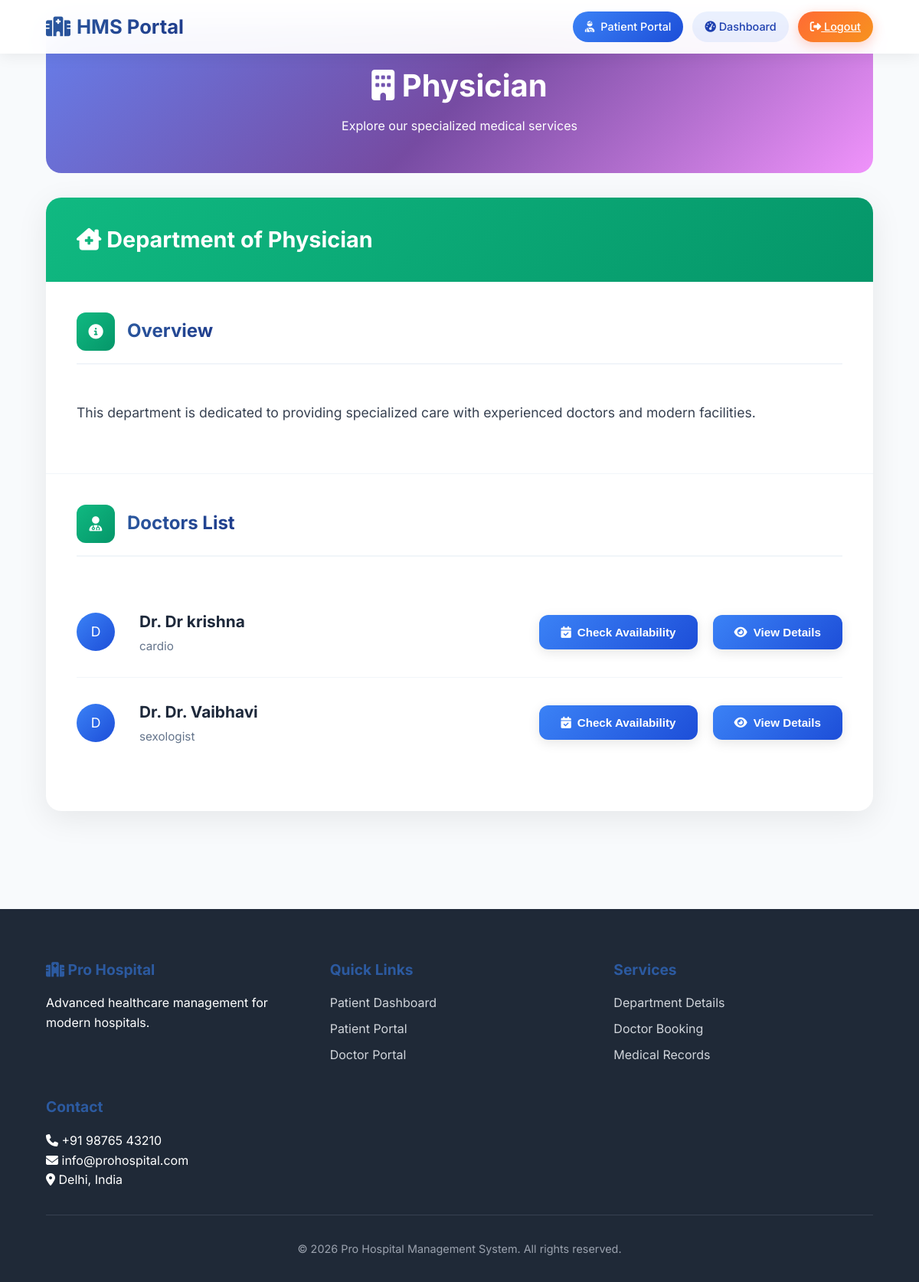
Before: /patient/department_details/3 (signed in) with the older database file.
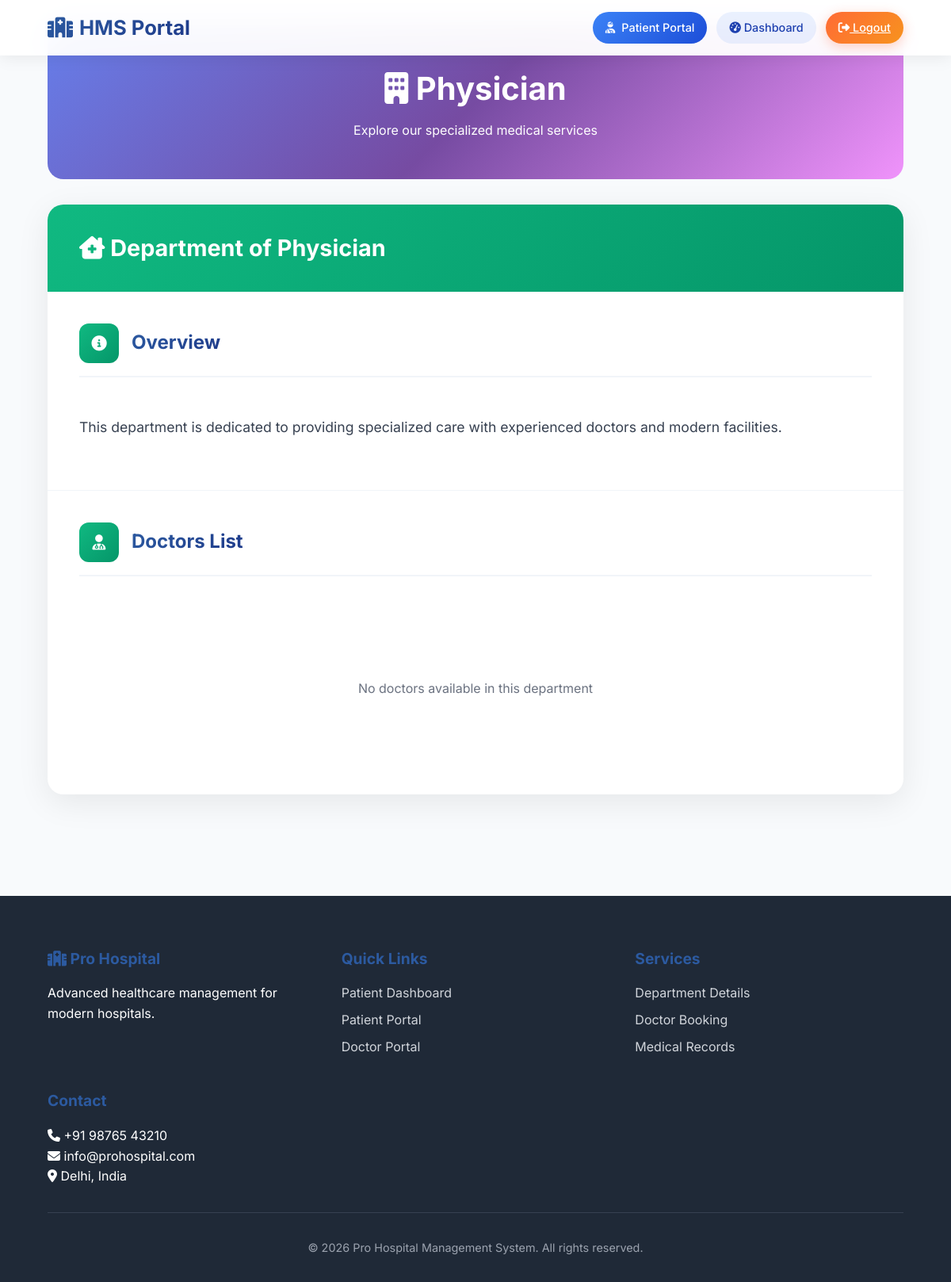
After: the same page with the newer database file.
### models.py (models this page shows)
class Department(db.Model):
    id = db.Column(db.Integer,primary_key = True, unique=True)
    dept_name = db.Column(db.String(100), nullable=False)
    location = db.Column(db.String(100),nullable=False)
    doctors = db.relationship('Doctor', backref='department', lazy=True)

class Doctor(db.Model, UserMixin):
    id = db.Column(db.Integer,primary_key = True, unique=True)
    doc_name = db.Column(db.String(100), nullable=False)
    speciality = db.Column(db.String(100),nullable=False)
    doc_email = db.Column(db.String(100), unique=True, nullable=False)
    doc_phone = db.Column(db.String(10), unique=True, nullable=False)
    doc_password = db.Column(db.String(16), nullable = False)
    department_id = db.Column(db.Integer, db.ForeignKey('department.id'), nullable=False)
    appointments = db.relationship('Appointment', backref='doctor', lazy=True)

### app.py (the view)
@app.route('/patient/department_details/<int:department_id>')
@login_required
def department_details(department_id):
    if not isinstance(current_user,Patient):
        abort(403)
    department = Department.query.get_or_404(department_id)
    speciality = request.args.get('speciality')
    if speciality:
        doctors = Doctor.query.filter(Doctor.department_id == department_id, Doctor.speciality == speciality).all()
    else:
        doctors = Doctor.query.filter_by(department_id=department_id).all()
    return render_template('./patient/department_details.html',department=department, doctors=doctors)

### app.py (called while the page is built)
@loginmanager.user_loader
def load_user(user_id):
     return (
         Admin.query.get(int(user_id)) or
         Doctor.query.get(int(user_id)) or
         Patient.query.get(int(user_id))
     )

### templates/patient/department_details.html (shortened to what this page needs)
<!DOCTYPE html>
<html lang="en">
<head>
    <link href="https://cdnjs.cloudflare.com/ajax/libs/font-awesome/6.4.0/css/all.min.css" rel="stylesheet">
</head>
<body>
    <nav class="navbar">
        <div class="logo">
            <i class="fas fa-hospital"></i> HMS Portal
        </div>
        <div class="nav-actions">
            <a href="#" class="user-profile">
                <i class="fas fa-user-injured"></i>
                Patient Portal
            </a>
            <div class="nav-links">
                <a href="{{ url_for('patient_dashboard') }}" class="nav-link">
                    <i class="fas fa-tachometer-alt"></i> Dashboard
                </a>
            </div>
            <a href="{{ url_for('patient_logout') }}" class="logout-btn">
                <i class="fas fa-sign-out-alt"></i> Logout
            </a>
        </div>
    </nav>
    <div class="main-content">
        <section class="page-hero">
            <h1><i class="fas fa-building"></i> {{ department.dept_name }}</h1>
            <p>Explore our specialized medical services</p>
        </section>
        <div class="department-container">
            <div class="department-header">
                <div class="dept-title">
                    <i class="fas fa-clinic-medical"></i> Department of {{ department.dept_name }}
                </div>
            </div>
            <div class="card">
                <div class="card-header">
                    <div class="card-icon">
                        <i class="fas fa-info-circle"></i>
                    </div>
                    <h3 class="card-title">Overview</h3>
                </div>
                <div class="overview-text">
                    {{ department.description or
                    "This department is dedicated to providing specialized care with experienced doctors and modern facilities." }}
                </div>
            </div>
            <div class="card">
                <div class="card-header">
                    <div class="card-icon">
                        <i class="fas fa-user-md"></i>
                    </div>
                    <h3 class="card-title">Doctors List</h3>
                </div>
                <div class="doctors-list">
                    {% for doctor in doctors %}
                    <div class="doctor-card">
                        <div style="display: flex; align-items: center; gap: 1rem;">
                            <div class="doctor-avatar">
                                {{ doctor.doc_name[0] | upper }}
                            </div>
                            <div class="doctor-info">
                                <div class="doctor-name">
                                    Dr. {{ doctor.doc_name }}
                                </div>
                                <div class="doctor-specialty">
                                    {{ doctor.speciality or 'Specialist' }}
                                </div>
                            </div>
                        </div>
                        <div class="actions">
                            <a href="{{ url_for('check_availabity', doctor_id=doctor.id) }}">
                                <button class="btn btn-primary">
                                    <i class="fas fa-calendar-check"></i> Check Availability
                                </button>
                            </a>
                            <a href="{{ url_for('view_details', doctor_id=doctor.id) }}">
                                <button class="btn btn-primary">
                                    <i class="fas fa-eye"></i> View Details
                                </button>
                            </a>
                        </div>
                    </div>
                    {% else %}
                    <div class="empty-state">
                        <p>No doctors available in this department</p>
                    </div>
                    {% endfor %}
                </div>
            </div>
        </div>
    </div>
    <footer class="footer">
        <div class="footer-content">
            <div class="footer-section">
                <h3><i class="fas fa-hospital"></i> Pro Hospital</h3>
                <p>Advanced healthcare management for modern hospitals.</p>
            </div>
            <div class="footer-section">
                <h3>Quick Links</h3>
                <a href="{{ url_for('patient_dashboard') }}">Patient Dashboard</a>
                <a href="/patient/login">Patient Portal</a>
                <a href="/doctor/login">Doctor Portal</a>
            </div>
            <div class="footer-section">
                <h3>Services</h3>
                <a href="#">Department Details</a>
                <a href="#">Doctor Booking</a>
                <a href="#">Medical Records</a>
            </div>
            <div class="footer-section">
                <h3>Contact</h3>
                <p><i class="fas fa-phone"></i> +91 98765 43210</p>
                <p><i class="fas fa-envelope"></i> info@prohospital.com</p>
                <p><i class="fas fa-map-marker-alt"></i> Delhi, India</p>
            </div>
        </div>
        <div class="footer-bottom">
            <p>&copy; 2026 Pro Hospital Management System. All rights reserved.</p>
        </div>
    </footer>
</body>
</html>

### templates/patient/department_details.html (style rules this page uses)
* { margin: 0; padding: 0; box-sizing: border-box; }
body { font-family: 'Inter', -apple-system, sans-serif; line-height: 1.6; overflow-x: hidden; background: #f8fafc; }
.navbar { position: fixed; top: 0; left: 0; right: 0; background: rgba(255, 255, 255, 0.95); backdrop-filter: blur(20px); z-index: 1000; padding: 0.5rem 5%; display: flex; justify-content: space-between; align-items: center; box-shadow: 0 2px 20px rgba(0,0,0,0.08); transition: all 0.3s ease; height: 70px; }
.logo { font-size: 1.6rem; font-weight: 700; background: linear-gradient(135deg, #2c5aa0, #1e3a8a); -webkit-background-clip: text; -webkit-text-fill-color: transparent; background-clip: text; display: flex; align-items: center; gap: 0.5rem; }
.nav-actions { display: flex; align-items: center; gap: 0.75rem; }
.user-profile { display: flex; align-items: center; gap: 0.5rem; background: linear-gradient(135deg, #3b82f6, #1d4ed8); color: white; padding: 0.5rem 1rem; border-radius: 25px; font-weight: 500; font-size: 0.9rem; text-decoration: none; transition: all 0.3s ease; }
.nav-links { display: flex; gap: 1rem; }
.nav-link { color: #1e40af; text-decoration: none; font-weight: 500; font-size: 0.9rem; padding: 0.5rem 1rem; border-radius: 25px; background: rgba(59,130,246,0.1); transition: all 0.3s ease; }
.logout-btn { background: linear-gradient(135deg, #ff6b35, #f7931e); color: white; padding: 0.5rem 1rem; border: none; border-radius: 25px; font-weight: 500; font-size: 0.9rem; cursor: pointer; transition: all 0.3s ease; box-shadow: 0 4px 15px rgba(255,107,53,0.3); }
.main-content { padding-top: 80px; padding: 2rem 5%; max-width: 1400px; margin: 0 auto; }
.page-hero { background: linear-gradient(135deg, #667eea 0%, #764ba2 50%, #f093fb 100%); color: white; padding: 3rem 2rem; text-align: center; border-radius: 20px; margin-bottom: 2rem; }
.page-hero h1 { font-size: 2.5rem; font-weight: 700; margin-bottom: 0.5rem; }
.department-container { background: white; border-radius: 20px; box-shadow: 0 10px 40px rgba(0,0,0,0.08); overflow: hidden; margin-bottom: 2rem; }
.department-header { background: linear-gradient(135deg, #10b981, #059669); color: white; padding: 2rem 2.5rem; display: flex; justify-content: space-between; align-items: center; }
.dept-title { font-size: 1.8rem; font-weight: 700; }
.card { padding: 2.5rem; border-bottom: 1px solid #f1f5f9; }
.card:last-child { border-bottom: none; }
.card-header { display: flex; align-items: center; gap: 1rem; margin-bottom: 1.5rem; padding-bottom: 1rem; border-bottom: 2px solid #f1f5f9; }
.card-title { font-size: 1.5rem; font-weight: 700; background: linear-gradient(135deg, #2c5aa0, #1e3a8a); -webkit-background-clip: text; -webkit-text-fill-color: transparent; background-clip: text; }
.card-icon { background: linear-gradient(135deg, #10b981, #059669); color: white; width: 50px; height: 50px; border-radius: 12px; display: flex; align-items: center; justify-content: center; font-size: 1.2rem; }
.overview-text { font-size: 1.1rem; color: #374151; line-height: 1.7; padding: 1.5rem 0; }
.doctors-list { padding: 1rem 0; }
.empty-state { text-align: center; padding: 4rem 2rem; color: #6b7280; }
.footer { background: #1f2937; color: white; padding: 4rem 5% 2rem; margin-top: 4rem; }
.footer-content { max-width: 1200px; margin: 0 auto; display: grid; grid-template-columns: repeat(auto-fit, minmax(250px, 1fr)); gap: 2rem; margin-bottom: 2rem; }
.footer-section h3 { color: #2c5aa0; margin-bottom: 1rem; font-size: 1.2rem; }
.footer-section a { color: #d1d5db; text-decoration: none; display: block; margin-bottom: 0.5rem; transition: color 0.2s; }
.footer-bottom { text-align: center; padding-top: 2rem; border-top: 1px solid #374151; color: #9ca3af; font-size: 0.9rem; }

Changed rows visible on the page:
removed Doctor: doc_name "D", doc_name "Dr krishna", speciality "cardio"
removed Doctor: doc_name "D", doc_name "Dr. Vaibhavi", speciality "sexologist"
Other visible differences:
text now shown: "No doctors available in this department"
